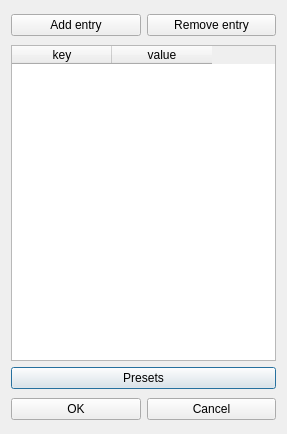
<?xml version="1.0" encoding="UTF-8"?>
<ui version="4.0">
 <class>Dialog</class>
 <widget class="QDialog" name="Dialog">
  <property name="windowModality">
   <enum>Qt::WindowModality::ApplicationModal</enum>
  </property>
  <property name="geometry">
   <rect>
    <x>0</x>
    <y>0</y>
    <width>287</width>
    <height>434</height>
   </rect>
  </property>
  <property name="windowTitle">
   <string>Additional Metadata</string>
  </property>
  <property name="windowIcon">
   <iconset resource="../../assets/assets.qrc">
    <normaloff>:/logos/Internet_Archive_Icon.jpg</normaloff>:/logos/Internet_Archive_Icon.jpg</iconset>
  </property>
  <layout class="QGridLayout" name="gridLayout">
   <item row="3" column="0" colspan="2">
    <widget class="QPushButton" name="pb_presets">
     <property name="text">
      <string>Presets</string>
     </property>
    </widget>
   </item>
   <item row="2" column="0" colspan="2">
    <widget class="QTableWidget" name="tbl_metadata">
     <attribute name="horizontalHeaderCascadingSectionResizes">
      <bool>false</bool>
     </attribute>
     <column>
      <property name="text">
       <string>key</string>
      </property>
     </column>
     <column>
      <property name="text">
       <string>value</string>
      </property>
     </column>
    </widget>
   </item>
   <item row="4" column="0" colspan="2">
    <widget class="QWidget" name="widget_2" native="true">
     <layout class="QHBoxLayout" name="horizontalLayout_2">
      <property name="leftMargin">
       <number>0</number>
      </property>
      <property name="topMargin">
       <number>3</number>
      </property>
      <property name="rightMargin">
       <number>0</number>
      </property>
      <property name="bottomMargin">
       <number>3</number>
      </property>
      <item>
       <widget class="QPushButton" name="pb_ok">
        <property name="text">
         <string>OK</string>
        </property>
       </widget>
      </item>
      <item>
       <widget class="QPushButton" name="pb_cancel">
        <property name="text">
         <string>Cancel</string>
        </property>
       </widget>
      </item>
     </layout>
    </widget>
   </item>
   <item row="0" column="0" colspan="2">
    <widget class="QWidget" name="widget" native="true">
     <layout class="QHBoxLayout" name="horizontalLayout">
      <property name="leftMargin">
       <number>0</number>
      </property>
      <property name="topMargin">
       <number>3</number>
      </property>
      <property name="rightMargin">
       <number>0</number>
      </property>
      <property name="bottomMargin">
       <number>3</number>
      </property>
      <item>
       <widget class="QPushButton" name="pb_add">
        <property name="text">
         <string>Add entry</string>
        </property>
       </widget>
      </item>
      <item>
       <widget class="QPushButton" name="pb_remove">
        <property name="text">
         <string>Remove entry</string>
        </property>
       </widget>
      </item>
     </layout>
    </widget>
   </item>
  </layout>
 </widget>
 <resources>
  <include location="../../assets/assets.qrc"/>
 </resources>
 <connections/>
</ui>
